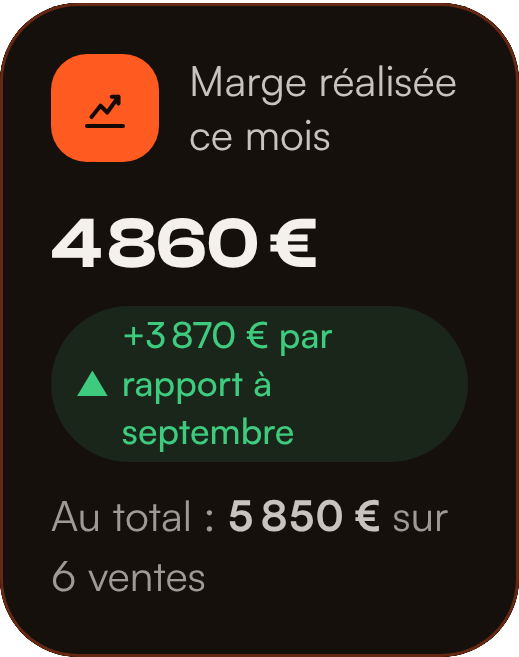
#> input picture video/film-master60/ui-blanc/tb-chiffre-1.png, 519 x 657 px, given in place of rapport-mercedes-sombre-390-verdict.png, which was not available
$ python ui-master60.py
#> lines starting #> are read from the running program, lines starting #| are printed output that depends on the picture; pictures that were not available may be replaced by others from this repository, and a replacement may not be noted
"""Pièces d'interface du film master60, tirées des vraies captures de l'app (video/capture-web, données démo).
usage (depuis video/) : python3 scripts/ui-master60.py [sombre|blanc]
  sombre → film-master60/ui/        (version sombre : tout en thème sombre)
  blanc  → film-master60/ui-blanc/  (version blanche : ce qui est clair sur le vrai site l'est aussi — fiche 208 de l'accueil,
           formules, bouton d'essai ; l'espace /app (tableau de bord, rapport) n'existe qu'en sombre : ses cartes restent
           sombres, rendues opaques pour se poser sur le fond blanc)
Masques : nom du vendeur (verdict Mercedes recadré), numéros d'annonce (historique recadré), lignes Leboncoin de la
carte Pro (floutées)."""
import shutil, sys, os
from PIL import Image, ImageFilter

VERSION = sys.argv[1] if len(sys.argv) > 1 else 'sombre'
SRC = 'assets/master60/ui/png/elements/'
D = 'film-master60/ui/' if VERSION == 'sombre' else 'film-master60/ui-blanc/'
os.makedirs(D, exist_ok=True)
SITE = 'sombre' if VERSION == 'sombre' else 'clair'    # pages publiques (accueil, formules, bouton)
THEME = 'sombre'                                        # espace /app : sombre dans le vrai produit

# pièces que le film recadre dans une boîte arrondie (cut) : posées en entier sur le fond de l'app
PLEIN = {'tb-entete.png', 'tb-marges.png', 'tb-marche-annonce-1.png', 'tb-marche.png', 'tb-parc.png', 'tb-affaires.png', 'tb-journee.png',
         'tb-chiffres.png', 'merc-argent.png', 'merc-historique.png', 'merc-verdict.png'}

def opaque(im, plein):
    """Cartes translucides de l'app posées sur le fond sombre de l'app : en entier (plein) ou en gardant leur contour."""
    im = im.convert('RGBA'); bg = Image.new('RGBA', im.size, (18, 14, 11, 255)); bg.alpha_composite(im)
    if not plein: bg.putalpha(im.getchannel('A').point(lambda v: max(0, min(255, (v - 8) * 255 // 100))))
    return bg

def cp(a, b):
    src = SRC + a.format(T=THEME, S=SITE)
    if VERSION == 'blanc' and '{S}' not in a: opaque(Image.open(src), b in PLEIN).save(D + b)
    else: shutil.copy(src, D + b)

cp('accueil-208-{S}-390-fiche.png', 'fiche-208.png')
cp('rapport-mercedes-{T}-390-pilier-4.png', 'merc-rapporte.png')
cp('bouton-{S}-390-bouton.png', 'bouton-essai.png')
cp('offres-{S}-390-carte-1.png', 'offre-starter.png')
for n in ['entete', 'journee', 'journee-action-1', 'journee-action-2', 'journee-action-3', 'journee-action-4', 'chiffre-1', 'chiffre-2',
          'chiffre-3', 'chiffre-4', 'chiffres', 'marche-annonce-1', 'marche', 'marges', 'parc', 'affaires']:
    cp(f'tableau-{{T}}-390-{n}.png', f'tb-{n}.png')
k = 1074 / 440      # px image par px CSS (capture 390 de large, densité 3, cadre 358 + marges)
fin = (lambda im: opaque(im, True)) if VERSION == 'blanc' else (lambda im: im)
v = Image.open(SRC + f'rapport-mercedes-{THEME}-390-verdict.png'); fin(v.crop((0, 0, v.width, int(560 * k)))).save(D + 'merc-verdict.png')
#> further down, v is the input picture: PIL image 519x657 RGBA; mean R, G, B, A 38.8, 32.7, 24.3, 250
#> after `v = Image.open(SRC + f'rapport-mercedes-{THEME}-390-verdict.png')`:
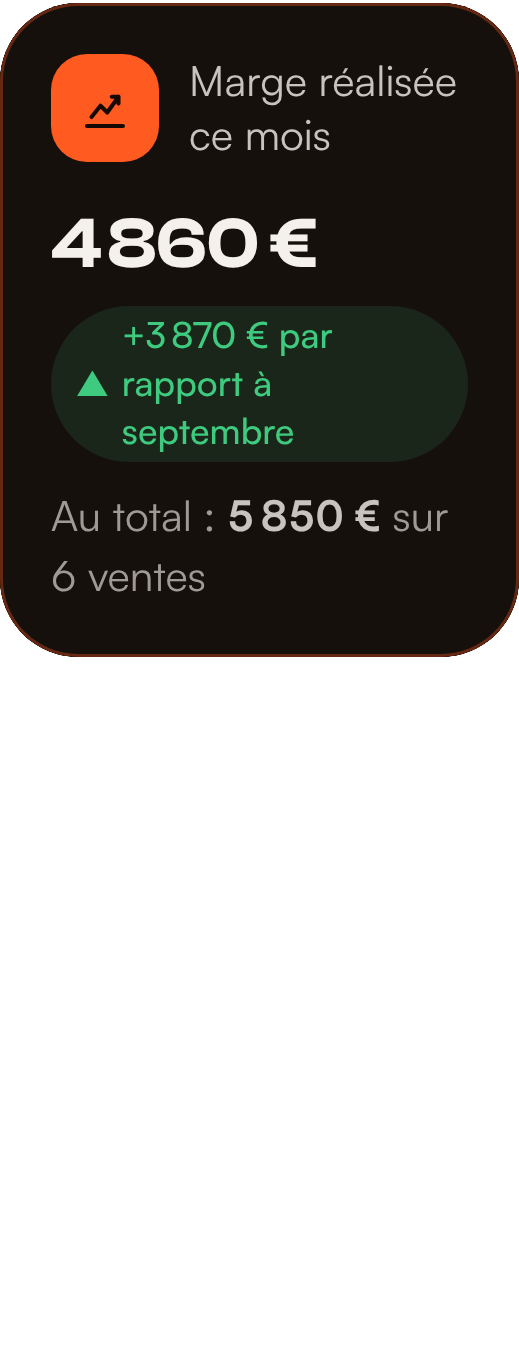
#> saved as merc-verdict.png: PIL image 519x1366 RGBA; mean R, G, B, A 18.7, 15.7, 11.7, 120.2; transparent parts drawn white
fin(Image.open(SRC + f'rapport-mercedes-{THEME}-390-argent.png')).save(D + 'merc-argent.png')
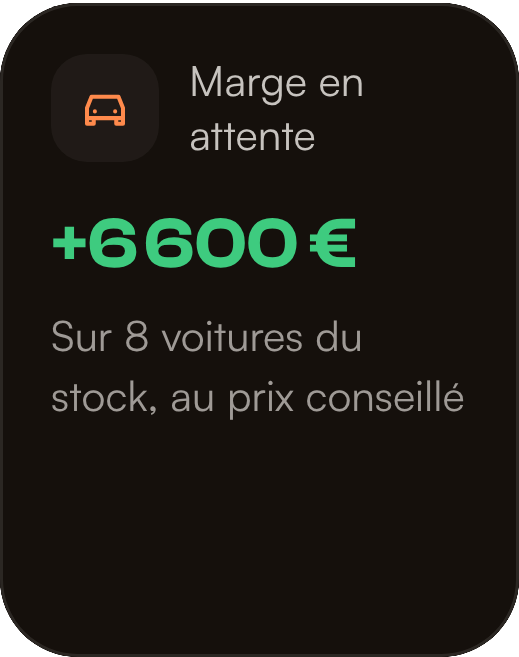
#> input picture video/film-master60/ui-blanc/tb-chiffre-2.png, 519 x 657 px, given in place of rapport-mercedes-sombre-390-argent.png, which was not available
h = Image.open(SRC + f'rapport-mercedes-{THEME}-390-historique.png'); fin(h.crop((0, 0, h.width, int(470 * k)))).save(D + 'merc-historique.png')
#> further down, h is the input picture: PIL image 519x657 RGBA; mean R, G, B, A 26.1, 24.1, 18.5, 250
#> after `h = Image.open(SRC + f'rapport-mercedes-{THEME}-390-historique.png')`:
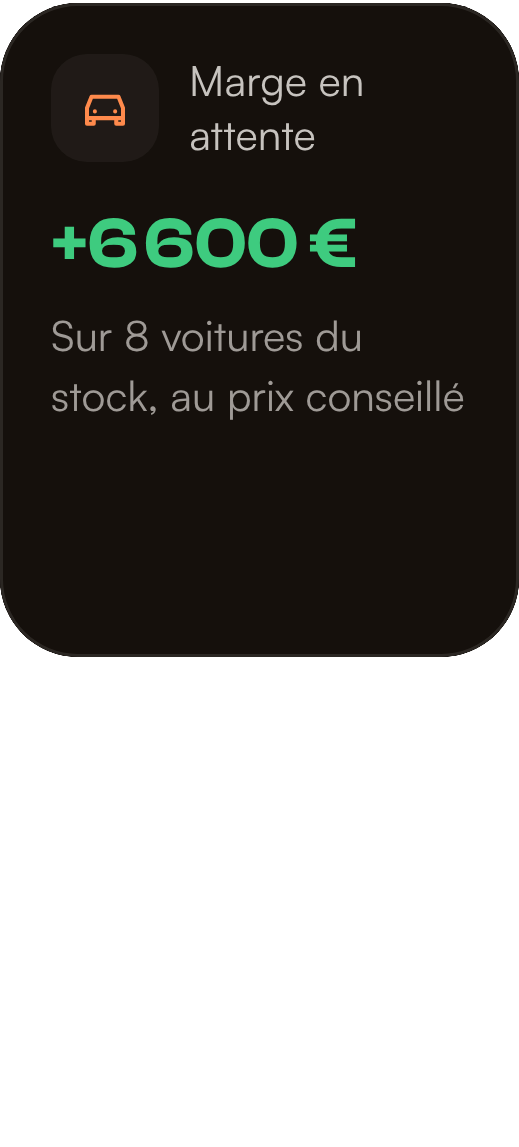
#> saved as merc-historique.png: PIL image 519x1147 RGBA; mean R, G, B, A 14.9, 13.8, 10.6, 143.2; transparent parts drawn white
#> (the run stopped early here; a loop or call above may not have finished)
